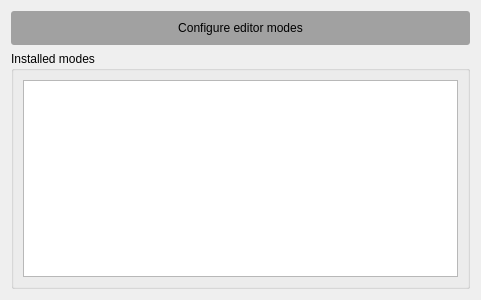
<?xml version="1.0" encoding="UTF-8"?>
<ui version="4.0">
 <class>Form</class>
 <widget class="QWidget" name="Form">
  <property name="geometry">
   <rect>
    <x>0</x>
    <y>0</y>
    <width>481</width>
    <height>300</height>
   </rect>
  </property>
  <property name="windowTitle">
   <string>Form</string>
  </property>
  <layout class="QVBoxLayout" name="verticalLayout">
   <item>
    <widget class="QLabel" name="header">
     <property name="styleSheet">
      <string notr="true">border-radius: 3px;
background-color: rgb(161, 161, 161);
padding: 10px;</string>
     </property>
     <property name="text">
      <string>Configure editor modes</string>
     </property>
     <property name="alignment">
      <set>Qt::AlignCenter</set>
     </property>
    </widget>
   </item>
   <item>
    <widget class="QGroupBox" name="groupBox">
     <property name="title">
      <string>Installed modes</string>
     </property>
     <layout class="QHBoxLayout" name="horizontalLayout">
      <item>
       <widget class="QListWidget" name="lw_modes"/>
      </item>
     </layout>
    </widget>
   </item>
  </layout>
 </widget>
 <resources/>
 <connections/>
</ui>
